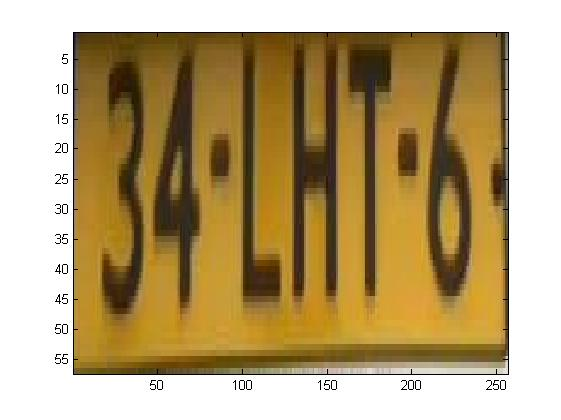
%> input picture images/cropped.jpg, 561 x 420 px
$ octave bla.m   (GNU Octave 9; MATLAB toolbox functions it lacks are replaced by stand-ins)
%> lines starting %> are read from the running program, lines starting %| are printed output that depends on the picture; in (x1, y1, x2, y2) boxes, pixels count from 0 and x2, y2 are one past the last pixel; in counts of white or black regions, pixels touching at a corner belong together; the program's own positions count from 1
### imcompare.m
function outputLetter = imcompare(letter, height, width)

% iterate over a dataset, resize the dataset's image to
% compare = imresize(letter, height, width);
% any value that has less than 50 pixels left is returned as the name.

load letterdatabase;

% check order is A-Z Dash 0-9
compared = zeros(36,1);

compared(1) = imresize(A, height, width);
compared(2) = imresize(B, height, width);
compared(3) = imresize(C, height, width);
compared(4) = imresize(D, height, width);
compared(5) = imresize(E, height, width);
compared(6) = imresize(F, height, width);
compared(7) = imresize(G, height, width);
compared(8) = imresize(H, height, width);
compared(9) = imresize(I, height, width);
compared(10) = imresize(J, height, width);
compared(11) = imresize(K, height, width);
compared(12) = imresize(L, height, width);
compared(13) = imresize(M, height, width);
compared(14) = imresize(N, height, width);
compared(15) = imresize(O, height, width);
compared(16) = imresize(P, height, width);
compared(17) = imresize(Q, height, width);
compared(18) = imresize(R, height, width);
compared(19) = imresize(S, height, width);
compared(20) = imresize(T, height, width);
compared(21) = imresize(U, height, width);
compared(22) = imresize(V, height, width);
compared(23) = imresize(W, height, width);
compared(24) = imresize(X, height, width);
compared(25) = imresize(Z, height, width);
compared(26) = imresize(Dash, height, width);
compared(27) = imresize(Num0, height, width);
compared(28) = imresize(Num1, height, width);
compared(29) = imresize(Num2, height, width);
compared(30) = imresize(Num3, height, width);
compared(31) = imresize(Num4, height, width);
compared(32) = imresize(Num5, height, width);
compared(33) = imresize(Num6, height, width);
compared(34) = imresize(Num7, height, width);
compared(35) = imresize(Num8, height, width);
compared(36) = imresize(Num9, height, width);

### bla.m
%% function that takes a black white license plate image as input and returns the string of the license plate

licenseplateimg = imread('images/cropped.jpg');
%> licenseplateimg is the input picture: size 420x561x3 uint8; mean R, G, B 183.7, 161.9, 118.3
% filter and make blackwhite
% lgplate = lapgauss(licenseplateimg);
% bwplate = im2bw(licenseplateimg,0.25);
% it is apparently computationally efficient to convert the image to the
% grayscale before converting it to a black and white image.
grplate = rgb2gray(licenseplateimg);
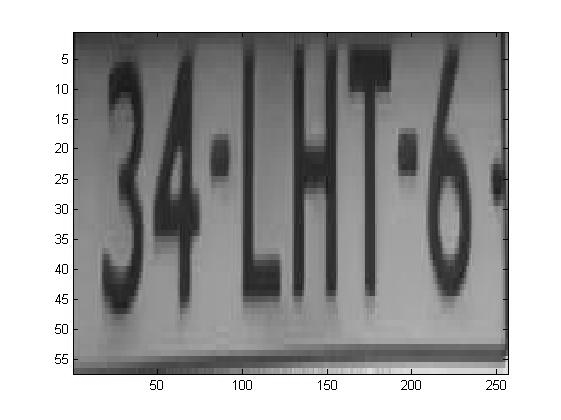
%> grplate: size 420x561 uint8; min 0, max 255, mean 163.5
bwplate = abs(im2bw(grplate,0.25)-1);
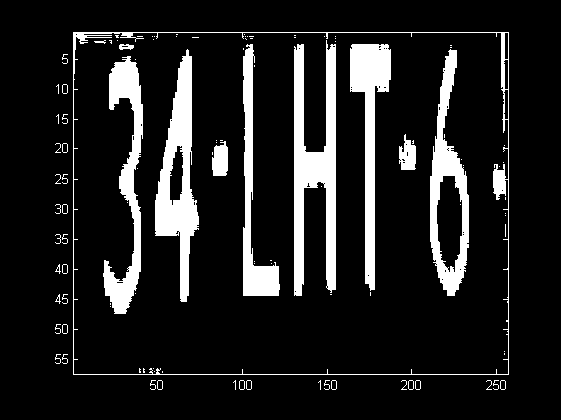
%> bwplate: size 420x561 double; values 0 (black) and 1 (white), 12.6% white; 108 white regions (70 under 20 px), largest, box (x1, y1, x2, y2) and area: (294, 40, 336, 296) 5694, (155, 49, 199, 302) 4838, (103, 56, 143, 314) 3960

%% perform some minor binary morphology operations on the image,
%  not necessary, we do this after we crop the image further

% chop op the plate into recognizable individual characters (taking care to
% not ignore the dashes), then feed these chunks to the charident function,
% invariant of Dutch plates is that the letters are a certain width and
% there are always 2 dashes and 6 characters and it always starts with a
% character this will help with identification (this can be augmented if we
% wish the system to handle foreign plates)

se = ones(6,6);
bw = imopen(bwplate,se);
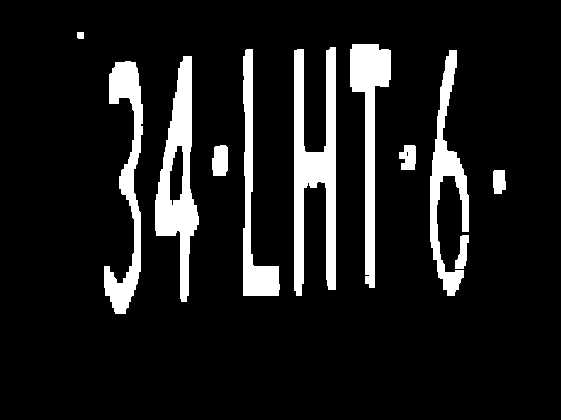
%> bw: size 420x561 double; values 0 (black) and 1 (white), 10.8% white; 11 white regions, largest, box (x1, y1, x2, y2) and area: (294, 47, 336, 296) 5597, (155, 56, 199, 302) 4745, (104, 61, 143, 314) 3791
bw2 = imclose(bw,se);
%> bw2: size 420x561 double; values 0 (black) and 1 (white), 10.9% white; 10 white regions
objects = bwconncomp(bw2,8);
%> objects = 10 connected components
rp = regionprops(objects,'all');
%> rp = 10 regions; largest, box (x1, y1, x2, y2), Area, Centroid, MajorAxisLength, MinorAxisLength and Eccentricity: (294, 47, 336, 296) 5609 [315.4 170] 260.2 61.23 0.972, (155, 56, 199, 302) 4797 [179.5 177.3] 237.5 39.29 0.986, (104, 61, 143, 314) 3795 [128 182.6] 337.4 38.05 0.994
% [10 lines of commented-out code are left out]


%% sort objects in the image by size, take largest object as max and min
% y-value of all other objects, make the x-axis also between the largest
% 6 objects, this should avoid all border issues and artifacts.

areas = [rp.Area];
%> areas = [48 3795 4797 445 2902 5609 3736 361 3708 278]
[~, sortedIndices] = sort(areas,'descend');
%> sortedIndices = [6 3 2 7 9 5 4 8 10 1]
minx = 10000;
maxx = 0;
miny = 10000;
maxy = 0;
if (rp(sortedIndices(6)).Area < 1000)
    outputString = '';
    return
end
for i = 1:6
    minx = min(minx,min(rp(sortedIndices(i)).Extrema(:,1)));
    miny = min(miny,min(rp(sortedIndices(i)).Extrema(:,2)));
    maxx = max(maxx,max(rp(sortedIndices(i)).Extrema(:,1)));
    maxy = max(maxy,max(rp(sortedIndices(i)).Extrema(:,2)));
end
%> this loop made 6 passes
%> (minx, miny, maxx, maxy) on passes 1 to 6: (294.5, 47.5, 336.5, 296.5), (155.5, 47.5, 336.5, 302.5), (104.5, 47.5, 336.5, 314.5), (104.5, 44.5, 391.5, 314.5), (104.5, 44.5, 469.5, 314.5), (104.5, 44.5, 469.5, 314.5)
letterheight = maxy-miny;
%> letterheight = 270
newimage = imcrop(bw2,[minx miny maxx-minx maxy-miny]);
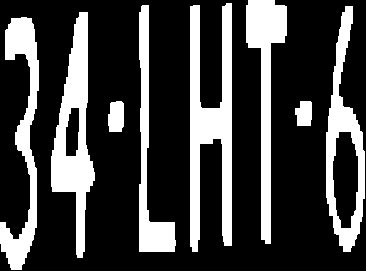
%> newimage: size 271x366 double; values 0 (black) and 1 (white), 25.6% white; 8 white regions

clear minx miny maxx maxy;

%% discretize the objects into 8 distinct objects
objects = bwconncomp(newimage,8);
%> objects = 8 connected components
rp2 = regionprops(objects,'all');
%> rp2 = 8 regions; largest, box (x1, y1, x2, y2), Area, Centroid, MajorAxisLength, MinorAxisLength and Eccentricity: (190, 3, 232, 252) 5609 [211.4 126] 260.2 61.23 0.972, (51, 12, 95, 258) 4797 [75.5 133.3] 237.5 39.29 0.986, (0, 17, 39, 270) 3795 [24 138.6] 337.4 38.05 0.994, (246, 0, 287, 244) 3736 [266.3 87.4] 294.1 32.65 0.994
%> the run ends on the next line
% subplot(3,3,1)
% imshow(newimage)

outputString = '';

for j = 1:length(rp2)
% find box of letters
    minx = min(rp2(j).Extrema(:,1));
    maxx = max(rp2(j).Extrema(:,1));
    miny = min(rp2(j).Extrema(:,2));
    maxy = max(rp2(j).Extrema(:,2));
    letter = imcrop(newimage,[minx miny maxx-minx letterheight]);
% [6 lines of commented-out code are left out]
    tempstr = imcompare(letter,letterheight, maxx-minx);
